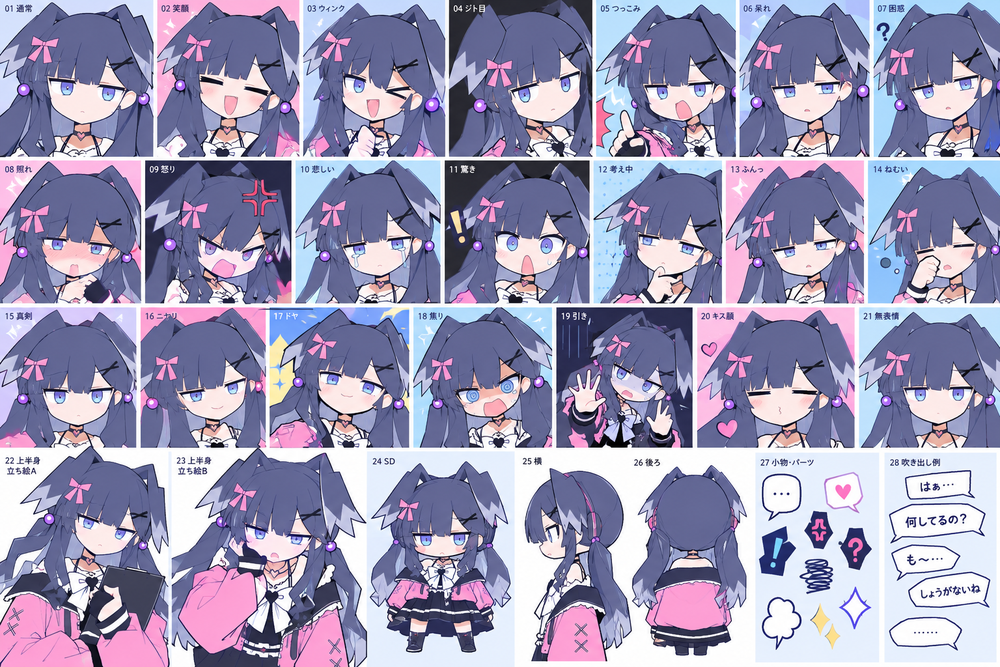
#> input picture assets/hibiki/source/sheet.png, 1000 x 667 px, shrunk from 1536 x 1024 before the run
$ python fade.py ../../assets/hibiki/source/sheet.png ../../assets/hibiki/source/sheet.png 5
#> lines starting #> are read from the running program, lines starting #| are printed output that depends on the picture
"""Soften the hard vertical cuts left by the sheet's panel frames."""
import sys
import numpy as np
from PIL import Image

src, dst = sys.argv[1], sys.argv[2]
F = int(sys.argv[3]) if len(sys.argv) > 3 else 72
im = np.array(Image.open(src).convert('RGBA')).astype(np.float32)
H, W, _ = im.shape
#> H = 667; W = 1000
x = np.arange(W, dtype=np.float32)
#> x = 1000 values from 0 to 999
ramp = np.ones(W, np.float32)
#> ramp = 1000 values from 1 to 1
for d, touches in ((x, im[:, 0, 3].any()), (W - 1 - x, im[:, -1, 3].any())):
    if touches:
        t = np.clip(d / F, 0, 1)
        ramp *= t * t * (3 - 2 * t)
#> this loop made 2 passes
#> touches on passes 1 to 2: True, True
#> after the loop, ramp = 1000 values, max 1 at index 5, min 0 at index 0, mean 0.994
im[..., 3] *= ramp[None, :]
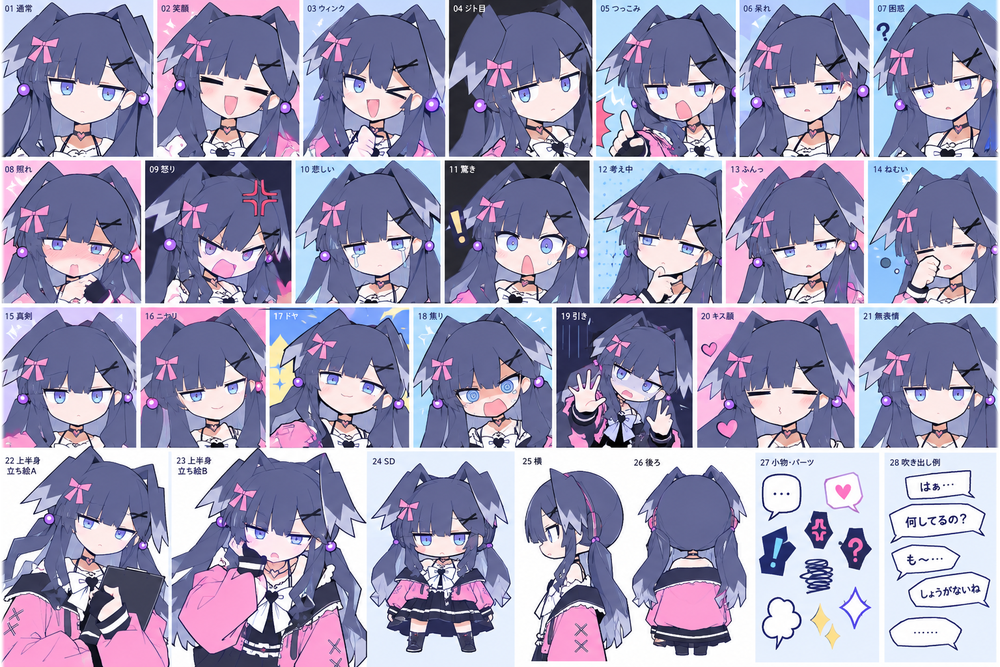
#> im: shape (667, 1000, 4) float32; mean R, G, B, A 155.6, 151.5, 182.1, 254.4; transparent parts drawn white
Image.fromarray(im.round().astype(np.uint8), 'RGBA').save(dst, optimize=True)
print(dst)
